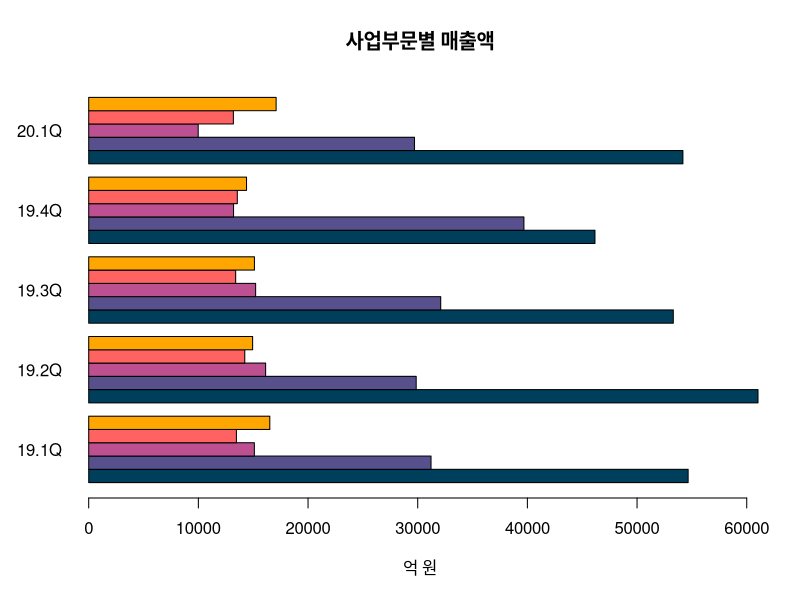

Source code (R):
#p300 LAB
#(1)
ha <- c(54659, 61028, 53307, 46161, 54180)
he <- c(31215, 29863, 32098, 39684, 29707)
mc <- c(15107, 16133, 15222, 13208, 9986)
vs <- c(13470, 14231, 13401, 13552, 13193)
bs <- c(16513, 14947, 15112, 14392, 17091)

ds <- rbind(ha, he, mc, vs, bs)
colnames(ds) <- c('19.1Q', '19.2Q', '19.3Q', '19.4Q', '20.1Q')

#(2)
barplot(ds,
        main = '사업부문별 매출액',
        #(3)
        col = c('#003f5c', '#58508d', '#bc5090', '#ff6361', '#ffa600'),
        #(4)
        horiz = T, las = 1,
        #(5)
        xlab = '억 원', beside = T,
        #(6)
        legend.text = c('H&A', 'HE', 'MC', 'VS', 'BS'),
        args.legend = list(x = 'topright', bty = 'o', inset = c(-0.25, 0)))

par(mfrow = c(1, 1), mar = c(5, 4, 4, 2) + .1)